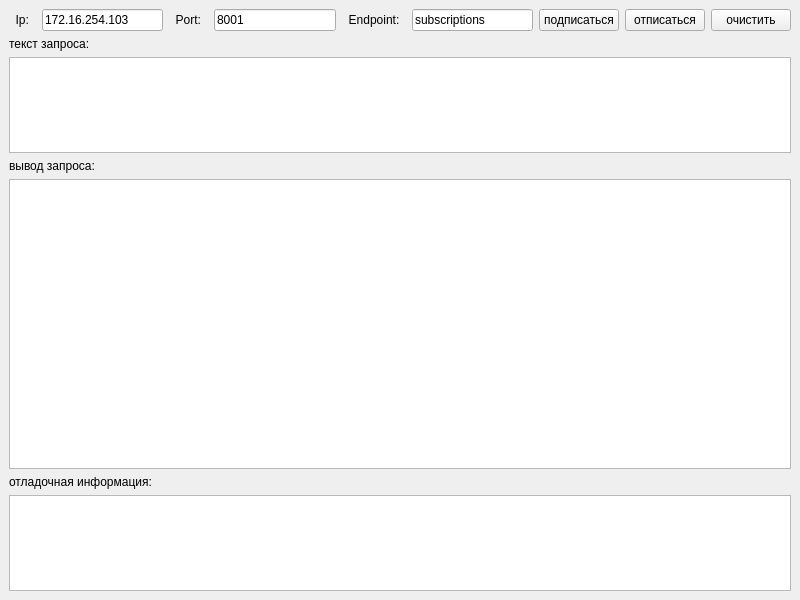
<?xml version="1.0" encoding="UTF-8"?>
<ui version="4.0">
 <class>MainWindow</class>
 <widget class="QMainWindow" name="MainWindow">
  <property name="geometry">
   <rect>
    <x>0</x>
    <y>0</y>
    <width>800</width>
    <height>600</height>
   </rect>
  </property>
  <property name="windowTitle">
   <string>MainWindow</string>
  </property>
  <widget class="QWidget" name="centralwidget">
   <layout class="QVBoxLayout" name="verticalLayout_2">
    <item>
     <layout class="QHBoxLayout" name="horizontalLayout">
      <item>
       <widget class="QLabel" name="label_4">
        <property name="text">
         <string>  Ip:  </string>
        </property>
       </widget>
      </item>
      <item>
       <widget class="QLineEdit" name="ip">
        <property name="text">
         <string>172.16.254.103</string>
        </property>
       </widget>
      </item>
      <item>
       <widget class="QLabel" name="label_5">
        <property name="text">
         <string>  Port:  </string>
        </property>
       </widget>
      </item>
      <item>
       <widget class="QLineEdit" name="port">
        <property name="text">
         <string>8001</string>
        </property>
       </widget>
      </item>
      <item>
       <widget class="QLabel" name="label_6">
        <property name="text">
         <string>  Endpoint:  </string>
        </property>
       </widget>
      </item>
      <item>
       <widget class="QLineEdit" name="postfix">
        <property name="text">
         <string>subscriptions</string>
        </property>
       </widget>
      </item>
      <item>
       <widget class="QPushButton" name="subscribe">
        <property name="text">
         <string>подписаться</string>
        </property>
       </widget>
      </item>
      <item>
       <widget class="QPushButton" name="unsubscribe">
        <property name="text">
         <string>отписаться</string>
        </property>
       </widget>
      </item>
      <item>
       <widget class="QPushButton" name="clear">
        <property name="text">
         <string>очистить</string>
        </property>
       </widget>
      </item>
     </layout>
    </item>
    <item>
     <layout class="QVBoxLayout" name="verticalLayout" stretch="0,2,0,6,0,2">
      <item>
       <widget class="QLabel" name="label">
        <property name="text">
         <string>текст запроса:</string>
        </property>
       </widget>
      </item>
      <item>
       <widget class="QTextEdit" name="query">
        <property name="html">
         <string>&lt;!DOCTYPE HTML PUBLIC &quot;-//W3C//DTD HTML 4.0//EN&quot; &quot;http://www.w3.org/TR/REC-html40/strict.dtd&quot;&gt;
&lt;html&gt;&lt;head&gt;&lt;meta name=&quot;qrichtext&quot; content=&quot;1&quot; /&gt;&lt;style type=&quot;text/css&quot;&gt;
p, li { white-space: pre-wrap; }
&lt;/style&gt;&lt;/head&gt;&lt;body style=&quot; font-family:'Ubuntu'; font-size:11pt; font-weight:400; font-style:normal;&quot;&gt;
&lt;p style=&quot;-qt-paragraph-type:empty; margin-top:0px; margin-bottom:0px; margin-left:0px; margin-right:0px; -qt-block-indent:0; text-indent:0px;&quot;&gt;&lt;br /&gt;&lt;/p&gt;&lt;/body&gt;&lt;/html&gt;</string>
        </property>
       </widget>
      </item>
      <item>
       <widget class="QLabel" name="label_2">
        <property name="text">
         <string>вывод запроса:</string>
        </property>
       </widget>
      </item>
      <item>
       <widget class="QTextEdit" name="response"/>
      </item>
      <item>
       <widget class="QLabel" name="label_3">
        <property name="text">
         <string>отладочная информация:</string>
        </property>
       </widget>
      </item>
      <item>
       <widget class="QTextEdit" name="debug"/>
      </item>
     </layout>
    </item>
   </layout>
  </widget>
 </widget>
 <resources/>
 <connections/>
</ui>
